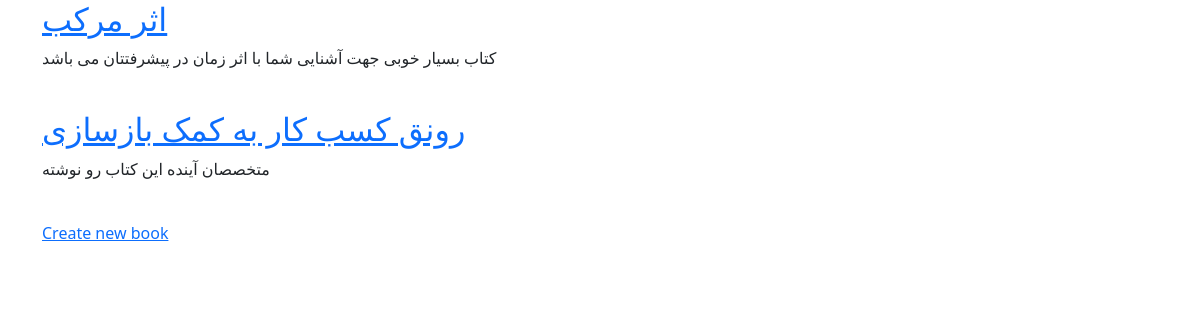
/books/, run on an earlier commit of the app's database.
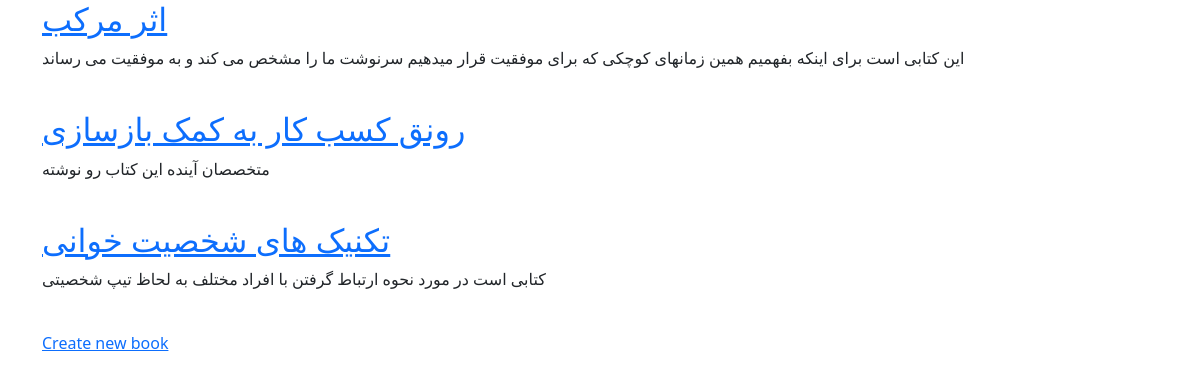
And on a later commit of the database.
### books/models.py (models this page shows, shortened)
class Book(models.Model):
    title = models.CharField(max_length=200)
    author = models.CharField(max_length=200)
    description = models.TextField()
    price = models.DecimalField(max_digits=5, decimal_places=2)
    def get_absolute_url(self):
        return reverse('book_detail', args=[self.pk])

### books/views.py (the view)
# urls.py: path('', BookListView.as_view(), name='book_list'),
class BookListView(generic.ListView):
    model = Book
    template_name = 'books/book_list.html'
    context_object_name = 'books'

### books/templates/books/book_list.html (shortened to what this page needs)
{% extends '_base.html' %}
{% block content %}
    {% for book in books %}
        <a href="{{ book.get_absolute_url }}"><h2>{{ book.title }}</h2></a>
        <p>{{ book.description }}</p>
           <br>
    {% endfor %}
        <a href="{% url 'book_create' %}">Create new book</a>
{% endblock content %}

### templates/_base.html (shortened to what this page needs)
<!DOCTYPE html>
<html lang="en">
<head>
    <link href="https://cdn.jsdelivr.net/npm/bootstrap@5.1.3/dist/css/bootstrap.min.css" rel="stylesheet"
>
</head>
<body>
<div class="container">
    {% block content %}
    {% endblock content %}
</div>
</body>
</html>

What changed in the data, as far as the page shows it:
changed Book: description "کتاب بسیار خوبی جهت آشنایی شما با اثر زمان در پیشرفتتان می باشد" → "این کتابی است برای اینکه بفهمیم همین زمانهای کوچکی که برای موفقیت قرار میدهیم سرنوشت ما را مشخص می کند و به موفقیت می رساند"
added Book: title "تکنیک های شخصیت خوانی", description "کتابی است در مورد نحوه ارتباط گرفتن با افراد مختلف به لحاظ تیپ شخصیتی"
